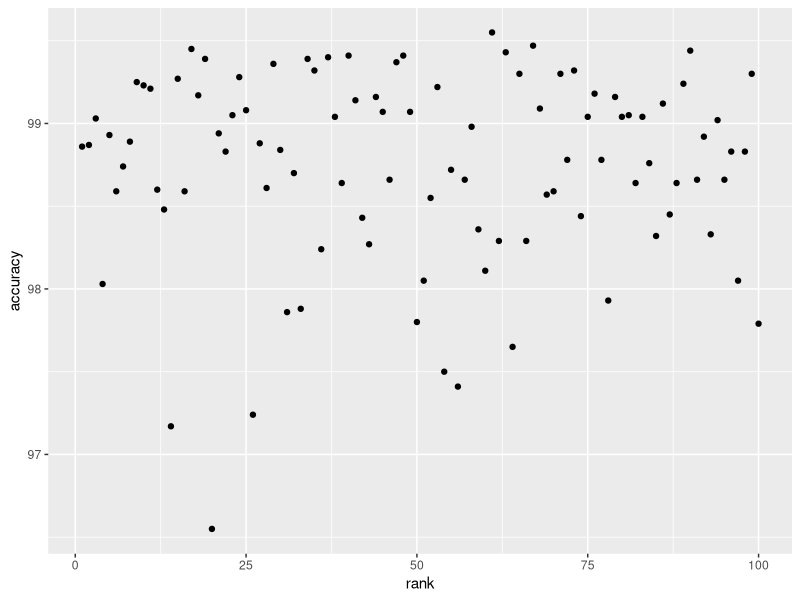
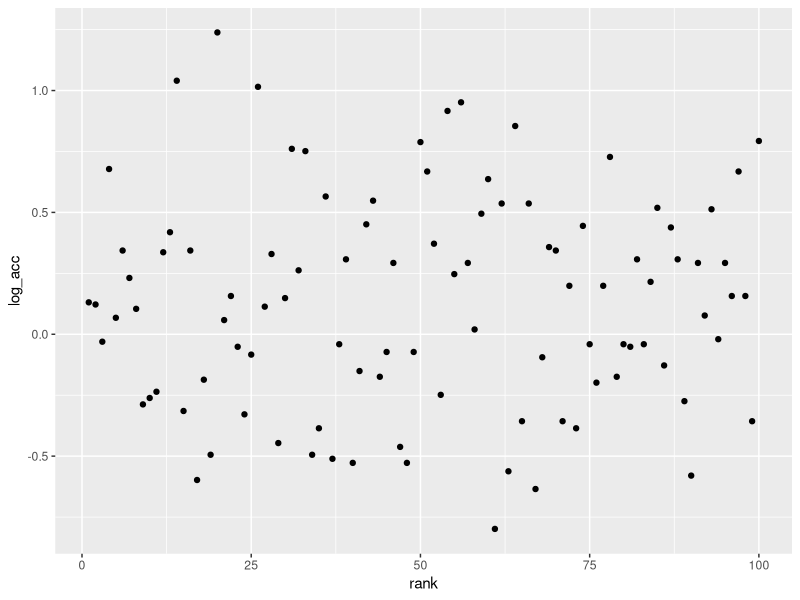
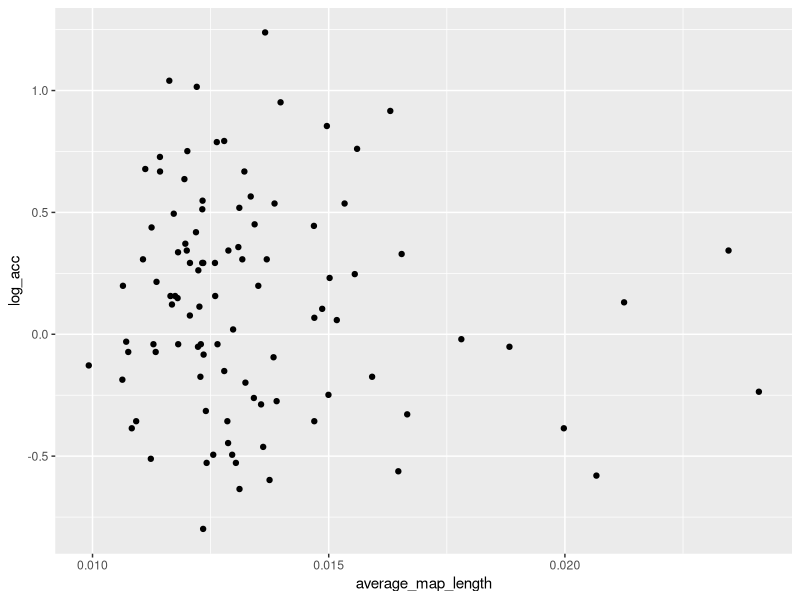
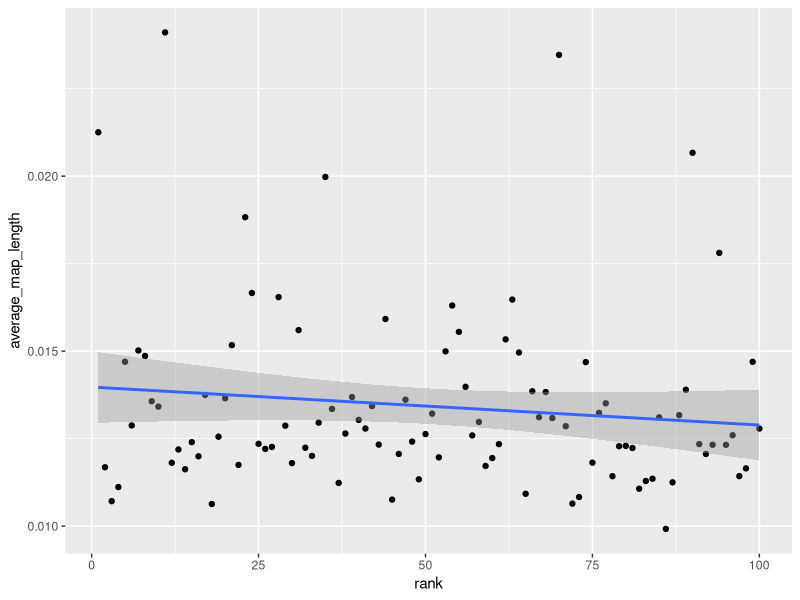
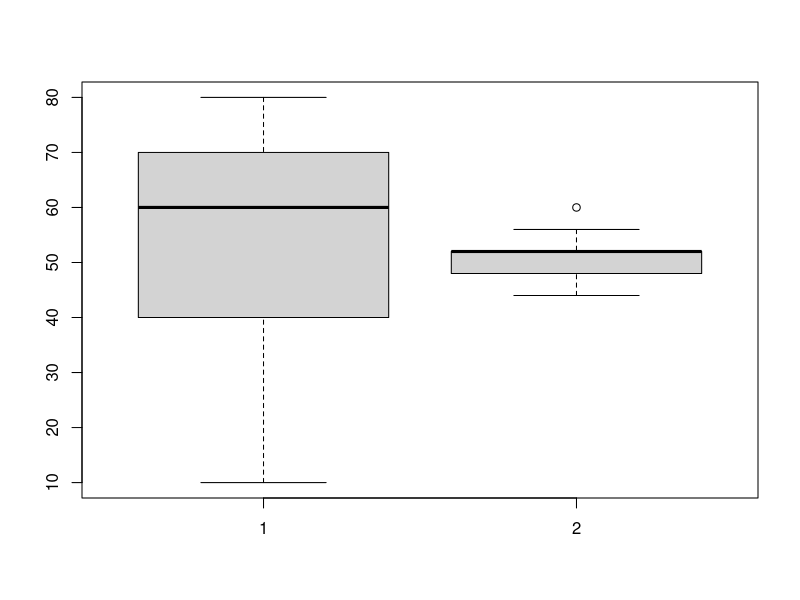

Write the R code that produced these figures, in order.
## ---- chunk 1
knitr::opts_chunk$set(echo = TRUE)
dat = read.csv("ranking.csv")
library(ggplot2)
library(dplyr)
library(class)
## ---- chunk 2
ggplot(dat, aes(x=rank, y=accuracy)) + geom_point()
## ---- chunk 3
dat <- mutate(dat, average_map_length = hours/play_count) %>%
  mutate(average_hit_rate = total_hits/hours) %>%
  mutate(average_map_hits = total_hits/play_count) %>%
  mutate(log_acc = log(100 - accuracy))
ggplot(dat, aes(x=rank, y=log_acc)) + geom_point()
## ---- chunk 4
ggplot(dat, aes(x=average_map_length, y=log_acc)) + geom_point()
## ---- chunk 5
ggplot(dat, aes(x=rank, y=average_map_length)) + geom_point() + geom_smooth(method="lm")
## ---- chunk 6
knn_100 <- function(size){
  #randomly sample 90% of rows
  rand <- sample(1:nrow(dat), size*nrow(dat))
  #create a norm function
  norm <- function(x) {(x-min(x))/(max(x)-min(x))}
  norm_dat <- as.data.frame(lapply(dat[, c(8, 10)], norm))
  #extract training set and testing set from normalized data
  dat_train = norm_dat[rand,]
  dat_test = norm_dat[-rand,]
  #get prediction target (level column) and test target
  target_dat <- as.factor(dat[rand,7])
  target_test <- as.factor(dat[-rand,7])
  #run knn function
  predict <- knn(dat_train, dat_test, cl=target_dat, k=10)
  #confusion matrix
  tbl <- table(predict, target_test)
  #accuracy function
  accuracy <- function(x){sum(diag(x)/(sum(rowSums(x)))) * 100}
  #call model accuracy function
  accuracy(tbl)
}
knn_100(0.9)
## ---- chunk 7
#generate a vector of accuracies when running the knn model with 90% of the set as training data
accs90 = c()
for(x in 1:10){
  accs90 <- c(accs90, knn_100(0.9))
}

#now generate the same vector but training on 50% of the data
accs50 = c()
for(x in 1:10){
  accs50 = c(accs50, knn_100(0.5))
}

#display of boxplot of the distributions of accuracy for these two models
boxplot(accs90, accs50)
